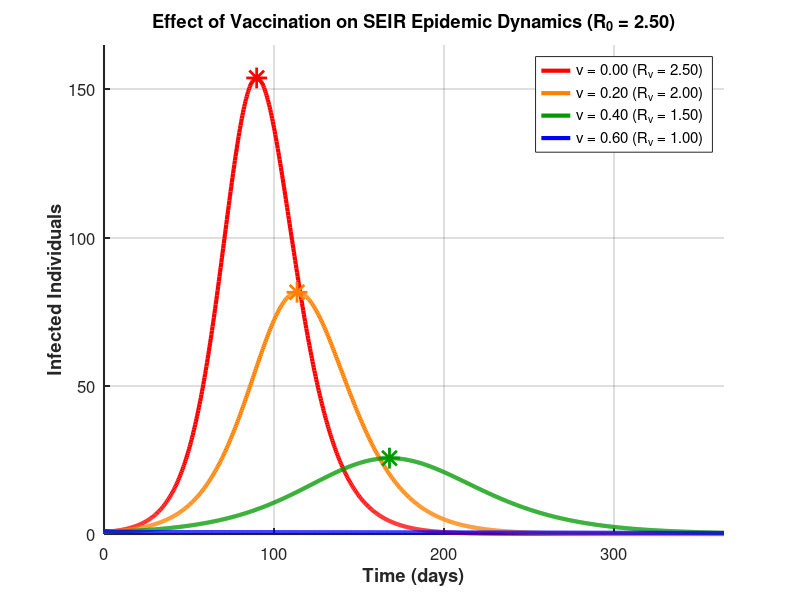

This figure's MATLAB source:
clear; close all; clc;

%% Model Parameters
N = 1000;
gamma = 1/10;       % 10 day infectious period
delta = 1/5;        % 5 day incubation period
R0 = 2.5;
beta = R0 * gamma;  % Transmission rate


T = 365;            % Simulation (days/year)
t_eval = linspace(0, T, 1000);

%% SEIR Model (no vaccination)
function dydt = SEIR_equations(t, y, beta, delta, gamma, N)
    S = y(1);
    E = y(2);
    I = y(3);
    R = y(4);
    
    dS = -beta * S * I / N;
    dE = beta * S * I / N - delta * E;
    dI = delta * E - gamma * I;
    dR = gamma * I;
    
    dydt = [dS; dE; dI; dR];
end

%% Pre-Vaccination (reduce S(0) before epidemic starts)

vaccination_levels = [0, 0.20, 0.40, 0.60];
colors = {[1 0 0], [1 0.5 0], [0 0.6 0], [0 0 1]};
linestyles = {'-', '-', '-', '-'};

figure('Position', [100 100 800 500]);
hold on;
for k = 1:length(vaccination_levels)
    v = vaccination_levels(k);
    
    
    % Initial conditions: move fraction v from S to R
    S0 = N * (1 - v) - 1;
    E0 = 0;
    I0 = 1;
    R0_init = N * v;
    
    y0 = [S0; E0; I0; R0_init];
    
    [t, y] = ode45(@(t,y) SEIR_equations(t, y, beta, delta, gamma, N), t_eval, y0);
    
    I_curve = y(:,3);
    [peak_I, peak_idx] = max(I_curve);
    peak_t = t(peak_idx);
    
    Rv = (1 - v) * R0;
    label = sprintf('v = %.2f (R_v = %.2f)', v, Rv);
    
    plot(t, I_curve, 'Color', colors{k}, 'LineStyle', linestyles{k}, ...
         'LineWidth', 3, 'DisplayName', label);
    
    % Mark peak with asterisk
    if peak_I > 5
        plot(peak_t, peak_I, '*', 'Color', colors{k}, 'MarkerSize', 15, ...
             'LineWidth', 2, 'HandleVisibility', 'off');
    end

end

% Formatt
xlabel('Time (days)', 'FontSize', 14, 'FontWeight', 'bold');
ylabel('Infected Individuals', 'FontSize', 14, 'FontWeight', 'bold');
title(sprintf('Effect of Vaccination on SEIR Epidemic Dynamics (R_0 = 2.50)', R0), ...
      'FontSize', 16, 'FontWeight', 'bold');
legend('Location', 'northeast', 'FontSize', 11);
grid on;
set(gca, 'FontSize', 12, 'LineWidth', 1.5);
xlim([0 T]);
ylim([0 165]);
hold off;
